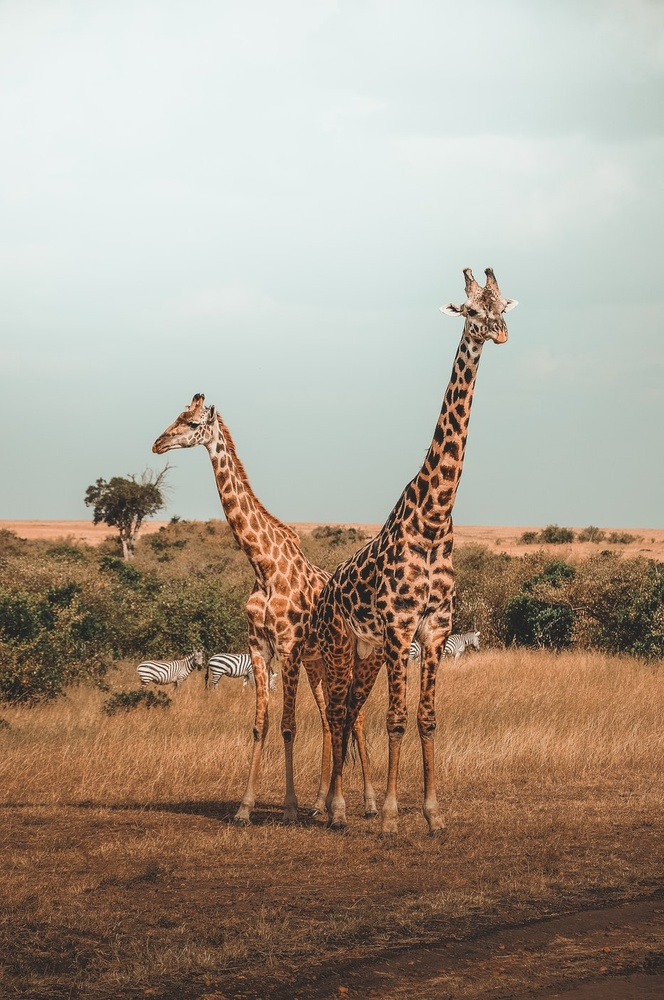
#> input picture DATA/giraffes.jpg, 664 x 1000 px, shrunk from 933 x 1405 before the run
$ jupyter execute 07-Image-Processing-Assessment.ipynb   (shell and % lines are left out)   (older library calls are emulated)
#> lines starting #> are read from the running program, lines starting #| are printed output that depends on the picture; after the words box and inside, x2 and y2 are one past the last pixel; in counts of white or black regions, pixels touching at a corner belong together
<a href="https://www.pieriandata.com"></a>
*Copyright Pierian Data Inc.*

# Image Processing Assessment

Complete the tasks in bold below! Feel free to treat this as a code along by skipping this assessment lecture and moving straight to the solutions lecture!

**Some Useful Code is already here for you in the cells below:**

[cell 1]
import cv2
import matplotlib.pyplot as plt
import numpy as np

[cell 2]
def display_img(img,cmap=None):
    fig = plt.figure(figsize=(12,10))
    ax = fig.add_subplot(111)
    ax.imshow(img,cmap)

**TASK: Open and display the giaraffes.jpg image that is located in the DATA folder.**

[cell 3]
img = cv2.imread('../DATA/giraffes.jpg')
#> img is the input picture: shape (1000, 664, 3); mean B, G, R 141.5, 156.7, 170
img = cv2.cvtColor(img, cv2.COLOR_BGR2RGB)
display_img(img)

**TASK:Apply a binary threshold onto the image.**

[cell 4]
img = cv2.imread('../DATA/giraffes.jpg', 0)
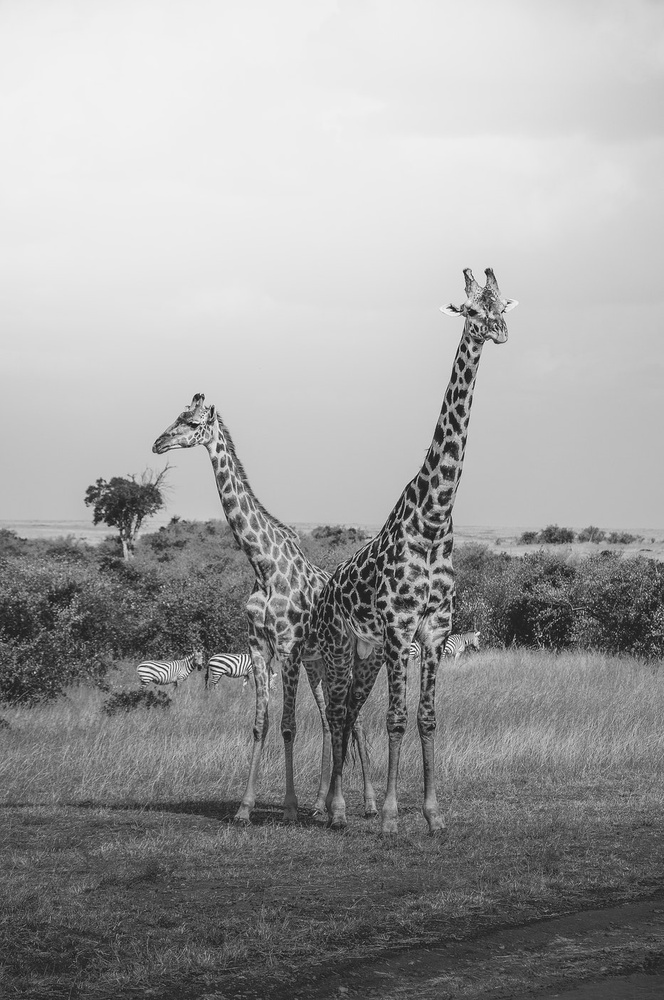
#> img: shape (1000, 664); min 5, max 255, mean 158.9
ret, thr1 = cv2.threshold(img, 127, 255, cv2.THRESH_BINARY)
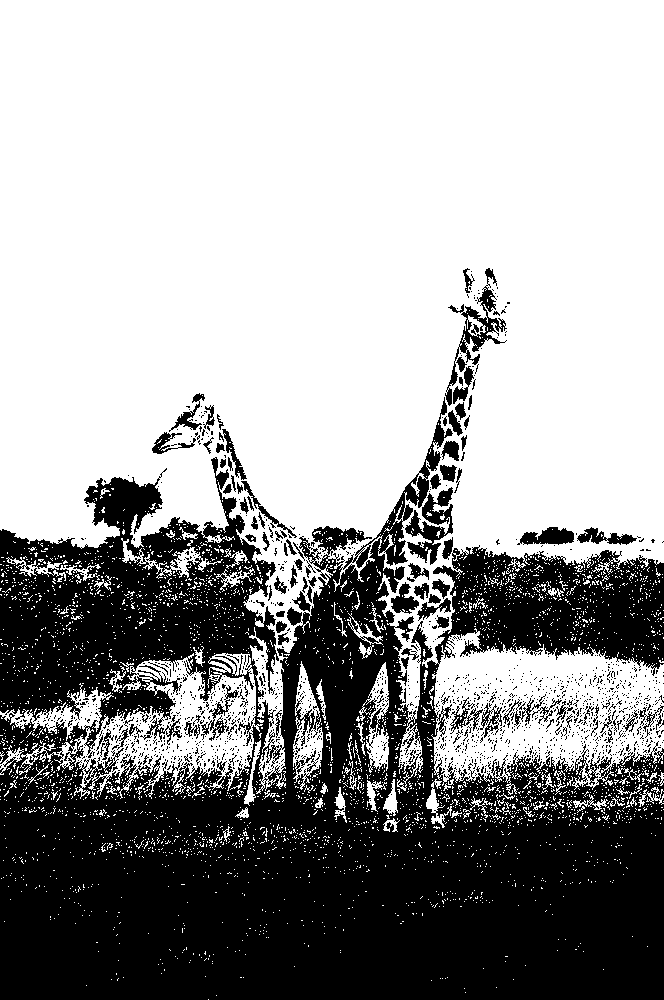
#> thr1: shape (1000, 664); 62.5% white; 1624 black regions (1515 under 20 px), largest, box (x1, y1, x2, y2) and area: (0, 397, 664, 1000) 231155, (405, 487, 453, 565) 1573, (445, 268, 507, 406) 1519
display_img(thr1, cmap='gray')

**TASK: Open the giaraffes.jpg file from the DATA folder and convert its colorspace to  HSV and display the image.**

[cell 5]
img = cv2.imread('../DATA/giraffes.jpg')
img = cv2.cvtColor(img, cv2.COLOR_BGR2HSV)
#> img: shape (1000, 664, 3); mean H, S, V 45.8, 68.1, 174.8
display_img(img)

**TASK: Create a low pass filter with a 4 by 4 Kernel filled with values of 1/10 (0.01) and then use 2-D Convolution to blur the giraffer image (displayed in normal RGB)**

[cell 6]
kernel = np.ones((4, 4), np.uint8) * .1
kernel

[cell 7]
img = cv2.imread('../DATA/giraffes.jpg')
img = cv2.cvtColor(img, cv2.COLOR_BGR2RGB)
blurred = cv2.filter2D(img, -1, kernel)
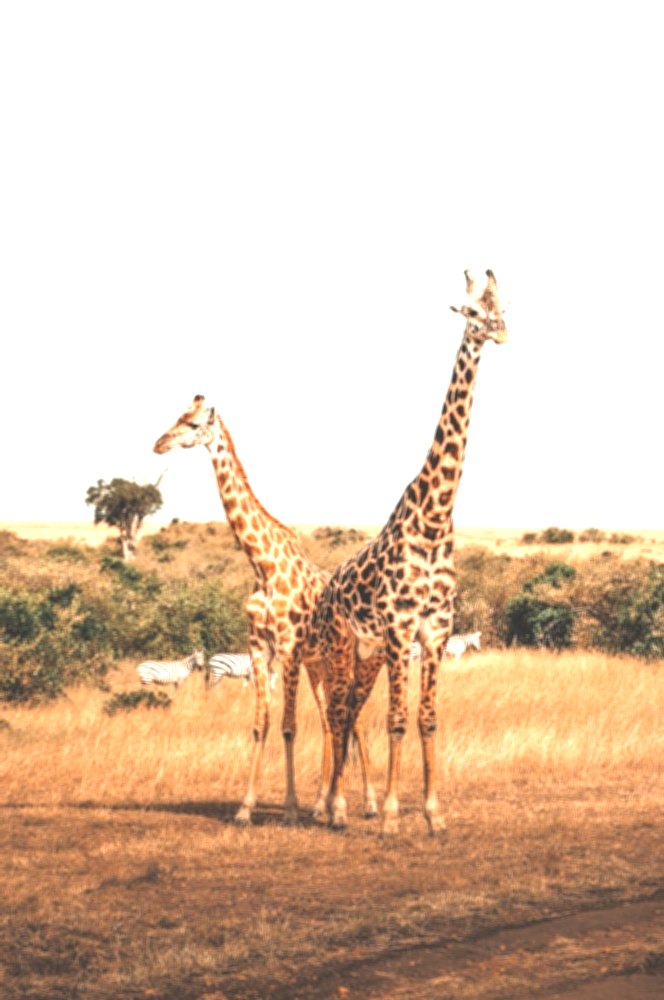
#> blurred: shape (1000, 664, 3); mean R, G, B 223.8, 200.3, 179.2
display_img(blurred)

**TASK: Create a Horizontal Sobel Filter (sobelx from our lecture) with a kernel size of 5 to the grayscale version of the giaraffes image and then display the resulting gradient filtered version of the image.**

[cell 8]
img = cv2.imread('../DATA/giraffes.jpg', 0)
sobelx = cv2.Sobel(img, cv2.CV_64F, 1, 0, ksize=5)
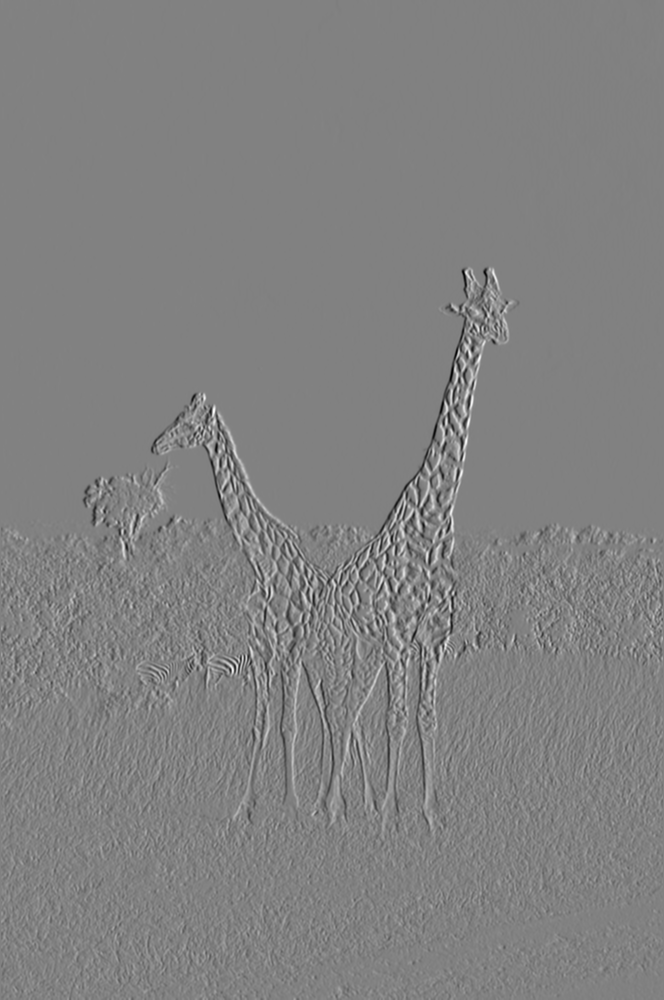
#> sobelx: shape (1000, 664) float64; min -8199, max 7954, mean -1.6; drawn with min black and max white
display_img(sobelx, cmap='gray')

**TASK: Plot the color histograms for the RED, BLUE, and GREEN channel of the giaraffe image. Pay careful attention to the ordering of the channels.**

[cell 9]
img = img = cv2.imread('../DATA/giraffes.jpg')


colors = ('b', 'g', 'r')


for i, col in enumerate(colors):
    hist = cv2.calcHist([img], [i], None, [256], [0, 256])
    plt.plot(hist, color=col)
    plt.xlim([0, 256])

plt.title('Giaraffes Histograms');
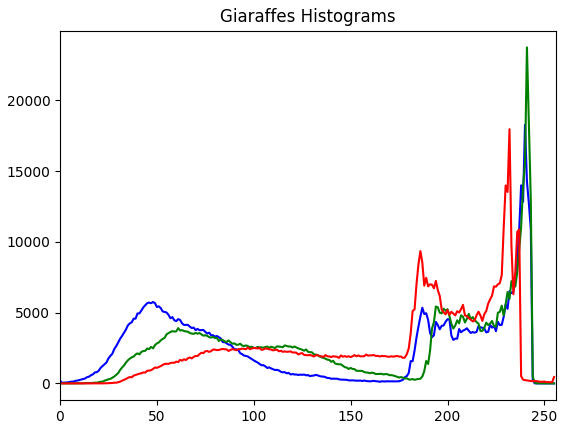
#> figure drawn by matplotlib, 1 panel; curve peaks at x = 240, y = 18275; curve peaks at x = 241, y = 23741; curve peaks at x = 232, y = 17962

$ run again, with DATA/Nadia_Murad.jpg copied over DATA/giraffes.jpg
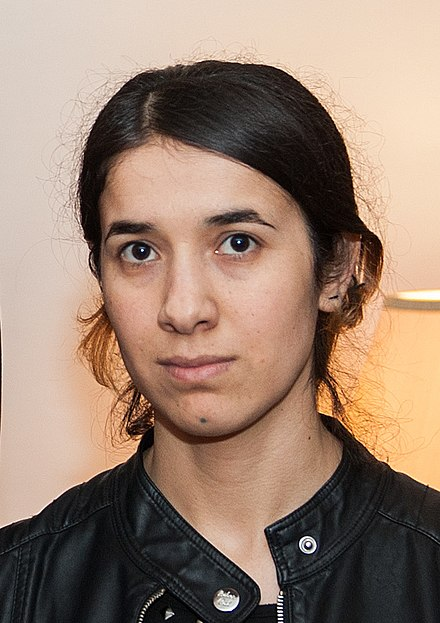
#> input picture DATA/Nadia_Murad.jpg, 440 x 623 px
#> img is the input picture: shape (623, 440, 3); mean B, G, R 112.7, 129.2, 153.8
#> `ret, thr1 = cv2.threshold(img, 127, 255, cv2.THRESH_BINARY)`:
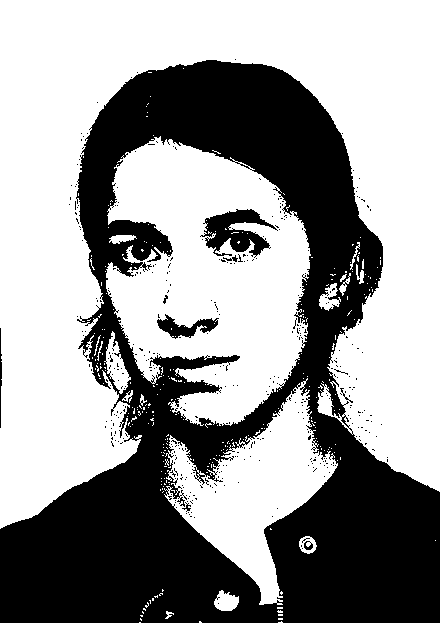
#> thr1: shape (623, 440); 60.3% white; 403 black regions (394 under 20 px), largest, box (x1, y1, x2, y2) and area: (0, 60, 440, 623) 105257, (200, 209, 278, 258) 1831, (157, 314, 219, 339) 662
#> `[cell 9] img = img = cv2.imread('../DATA/giraffes.jpg')   colors = ('b..`:
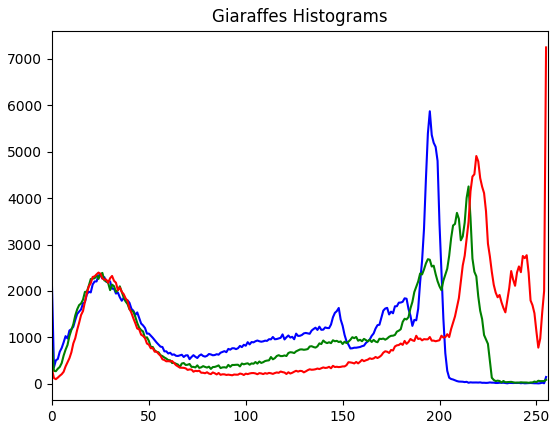
#> figure drawn by matplotlib, 1 panel; curve peaks at x = 195, y = 5871; curve peaks at x = 215, y = 4251; curve peaks at x = 255, y = 7247
